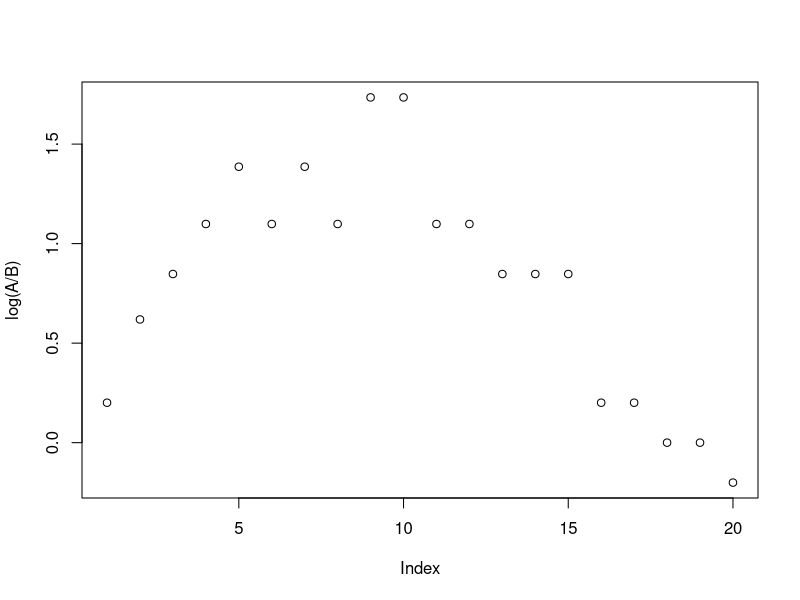

The R source for this figure: (Note: a time limit stopped this script after it produced the figure.)
## ---- chunk 1
knitr::opts_chunk$set(echo = TRUE, warning = FALSE, message = FALSE)

#Load packages
library(ggplot2)
library(tidyr)
library(reshape2)
library(cowplot)
library(data.table)

library(dplyr)
library(RColorBrewer)
library(lme4)

ggplot2::theme_set(theme_light())

glm_cb <- function(..., W, formula) {
  data <- list(...)
  
  if (is.null(W) || is.null(formula)) {
    stop("Weights (W) and formula must be provided")
  }
  
  glm_formula <- as.formula(formula)
  
  if (!all(names(data) %in% all.vars(glm_formula))) {
    stop("One or more variables in the formula are not provided as arguments")
  }
  
  #CHANGE THIS TO ADJUST TYPE OF REGRESSION
  glm_fit <- glm(glm_formula, data = as.data.frame(data), weights = W, family = binomial)
  
  #Output: Effect, Standard Error, Z-score 
  #(ignores p-value since it can be calculated from Z score; multiply by 1 if you would like to retain it)
  return(coefficients(glm_fit))
  
}

## ---- chunk 2

popsize <- 100
gs1 <- matrix(rep(1,20), ncol = 1)
gs2 <- matrix(rep(0,20), ncol = 1)

p1 <- 0.4
p2 <- 1.0

phenotypes <- matrix(c(0,0,0,0,p1,
                       0,0,0,0,p2,
                       0,0,0,0,0,
                       0,0,0,0,0), ncol = 1)

# samplelocus <- sample(1:20, 1)
# 
# newg1 <- matrix(c(gs1[1:samplelocus], gs2[(samplelocus+1):20]),nrow = 1)
# newg2 <- matrix(c(gs2[1:samplelocus], gs1[(samplelocus+1):20]),nrow = 1)
# 
# newg1 %*% phenotypes

#Set up saving data
savegenotypes_g1 <- t(data.frame(1:20))
savegenotypes_g2 <- t(data.frame(1:20))

savephenotypes_g1 <- vector()
savephenotypes_g2 <- vector()

for(i in 1:popsize){
  samplelocus <- sample(1:19, 1)
  newg1 <- matrix(c(gs1[1:samplelocus], gs2[(samplelocus+1):20]),nrow = 1)
  newg2 <- matrix(c(gs2[1:samplelocus], gs1[(samplelocus+1):20]),nrow = 1)
  
  if(i == 1){
    g1data <- newg1
    g2data <- newg2
  }else{
    g1data <- rbind(g1data, newg1)
    g2data <- rbind(g2data, newg2)

  }
  
  savephenotypes_g1[i] <- newg1 %*% phenotypes
  savephenotypes_g2[i] <- newg2 %*% phenotypes

}
## ---- chunk 3
rows <- sample(1:(2*popsize), size = 0.2*popsize, prob = c(savephenotypes_g1, savephenotypes_g2))

A <- colSums(rbind(g1data, g2data)[rows,])
B <- colSums(rbind(1-g1data, 1-g2data)[rows,])

plot(log(A/B))

replogs <- log(A/B)

## ---- chunk 4
#SETUP
popsize <- 1000

loci <- 200
x <- 30
y <- 80

gs1 <- matrix(rep(1,loci), ncol = 1)
gs2 <- matrix(rep(0,loci), ncol = 1)

p1 <- 0.4
p2 <- 1.0

phenotypes <- matrix(rep(0,loci), ncol = 1)
phenotypes[x] <- p1
phenotypes[y] <- p2
reps <- 100

#LOOP
for(k in 1:reps){
  #Set up saving data
  savegenotypes_g1 <- t(data.frame(1:loci))
  savegenotypes_g2 <- t(data.frame(1:loci))
  
  savephenotypes_g1 <- vector()
  savephenotypes_g2 <- vector()
  
  for(i in 1:popsize){
    samplelocus <- sample(1:(loci - 1), 1)
    newg1 <- matrix(c(gs1[1:samplelocus], gs2[(samplelocus+1):loci]),nrow = 1)
    newg2 <- matrix(c(gs2[1:samplelocus], gs1[(samplelocus+1):loci]),nrow = 1)
    
    if(i == 1){
      g1data <- newg1
      g2data <- newg2
    }else{
      g1data <- rbind(g1data, newg1)
      g2data <- rbind(g2data, newg2)
  
    }
    
    savephenotypes_g1[i] <- newg1 %*% phenotypes
    savephenotypes_g2[i] <- newg2 %*% phenotypes
  
  }
  
  rows <- sample(1:(2*popsize), size = 0.2*popsize, prob = c(savephenotypes_g1, savephenotypes_g2))
  
  A <- colSums(rbind(g1data, g2data)[rows,])
  B <- colSums(rbind(1-g1data, 1-g2data)[rows,])
  
  if(k == 1){
    replogs <- log(A/B)
  }else{
    replogs <- rbind(replogs, log(A/B))
  }
}

#Plot this to see if it worked
replogs %>% as.data.frame() %>% mutate(Rep = row_number()) %>% 
  pivot_longer(-Rep, names_to = c("V", "Position"), names_sep = "V", values_to = "logAlleles") %>%
  select(-V) %>% mutate_if(is.character, as.numeric) %>%
  ggplot(aes(x = Position, y = logAlleles, color = as.factor(Rep))) + geom_line() +
  geom_vline(xintercept = c(x,y), linetype = "dashed") +
  ggtitle(paste(reps, "Replicates, Population Size", popsize))
## ---- chunk 5
#SETUP
popsize <- 1000

loci <- 200
x <- 30
y <- 80

gs1 <- matrix(rep(1,loci), ncol = 1)
gs2 <- matrix(rep(0,loci), ncol = 1)

p1 <- 1.0
p2 <- 1.0

phenotypes <- matrix(rep(0,loci), ncol = 1)
phenotypes[x] <- p1
phenotypes[y] <- p2
reps <- 100

#LOOP
for(k in 1:reps){
  #Set up saving data
  savegenotypes_g1 <- t(data.frame(1:loci))
  savegenotypes_g2 <- t(data.frame(1:loci))
  
  savephenotypes_g1 <- vector()
  savephenotypes_g2 <- vector()
  
  for(i in 1:popsize){
    samplelocus <- sample(1:(loci - 1), 1)
    newg1 <- matrix(c(gs1[1:samplelocus], gs2[(samplelocus+1):loci]),nrow = 1)
    newg2 <- matrix(c(gs2[1:samplelocus], gs1[(samplelocus+1):loci]),nrow = 1)
    
    if(i == 1){
      g1data <- newg1
      g2data <- newg2
    }else{
      g1data <- rbind(g1data, newg1)
      g2data <- rbind(g2data, newg2)
  
    }
    
    savephenotypes_g1[i] <- newg1 %*% phenotypes
    savephenotypes_g2[i] <- newg2 %*% phenotypes
  
  }
  
  rows <- sample(1:(2*popsize), size = 0.2*popsize, prob = c(savephenotypes_g1, savephenotypes_g2))
  
  A <- colSums(rbind(g1data, g2data)[rows,])
  B <- colSums(rbind(1-g1data, 1-g2data)[rows,])
  
  if(k == 1){
    replogs <- log(A/B)
  }else{
    replogs <- rbind(replogs, log(A/B))
  }
}

#Plot this to see if it worked
replogs %>% as.data.frame() %>% mutate(Rep = row_number()) %>% 
  pivot_longer(-Rep, names_to = c("V", "Position"), names_sep = "V", values_to = "logAlleles") %>%
  select(-V) %>% mutate_if(is.character, as.numeric) %>%
  ggplot(aes(x = Position, y = logAlleles, color = as.factor(Rep))) + geom_line() +
  geom_vline(xintercept = c(x,y), linetype = "dashed") +
  ggtitle(paste(reps, "Replicates, Population Size", popsize))
## ---- chunk 6
#SETUP
popsize <- 1000

loci <- 200
x <- 30
y <- 180

gs1 <- matrix(rep(1,loci), ncol = 1)
gs2 <- matrix(rep(0,loci), ncol = 1)

p1 <- 0.4
p2 <- 1.0

phenotypes <- matrix(rep(0,loci), ncol = 1)
phenotypes[x] <- p1
phenotypes[y] <- p2
reps <- 100

#LOOP
for(k in 1:reps){
  #Set up saving data
  savegenotypes_g1 <- t(data.frame(1:loci))
  savegenotypes_g2 <- t(data.frame(1:loci))
  
  savephenotypes_g1 <- vector()
  savephenotypes_g2 <- vector()
  
  for(i in 1:popsize){
    samplelocus <- sample(1:(loci - 1), 1)
    newg1 <- matrix(c(gs1[1:samplelocus], gs2[(samplelocus+1):loci]),nrow = 1)
    newg2 <- matrix(c(gs2[1:samplelocus], gs1[(samplelocus+1):loci]),nrow = 1)
    
    if(i == 1){
      g1data <- newg1
      g2data <- newg2
    }else{
      g1data <- rbind(g1data, newg1)
      g2data <- rbind(g2data, newg2)
  
    }
    
    savephenotypes_g1[i] <- newg1 %*% phenotypes
    savephenotypes_g2[i] <- newg2 %*% phenotypes
  
  }
  
  rows <- sample(1:(2*popsize), size = 0.2*popsize, prob = c(savephenotypes_g1, savephenotypes_g2))
  
  A <- colSums(rbind(g1data, g2data)[rows,])
  B <- colSums(rbind(1-g1data, 1-g2data)[rows,])
  
  if(k == 1){
    replogs <- log(A/B)
  }else{
    replogs <- rbind(replogs, log(A/B))
  }
}

#Plot this to see if it worked
replogs %>% as.data.frame() %>% mutate(Rep = row_number()) %>% 
  pivot_longer(-Rep, names_to = c("V", "Position"), names_sep = "V", values_to = "logAlleles") %>%
  select(-V) %>% mutate_if(is.character, as.numeric) %>%
  ggplot(aes(x = Position, y = logAlleles, color = as.factor(Rep))) + geom_line() +
  geom_vline(xintercept = c(x,y), linetype = "dashed") +
  ggtitle(paste(reps, "Replicates, Population Size", popsize))
## ---- chunk 7
#SETUP
popsize <- 1000

loci <- 200
x <- 30
y <- 180

gs1 <- matrix(rep(1,loci), ncol = 1)
gs2 <- matrix(rep(0,loci), ncol = 1)

p1 <- 1.0
p2 <- 1.0

phenotypes <- matrix(rep(0,loci), ncol = 1)
phenotypes[x] <- p1
phenotypes[y] <- p2
reps <- 100

#LOOP
for(k in 1:reps){
  #Set up saving data
  savegenotypes_g1 <- t(data.frame(1:loci))
  savegenotypes_g2 <- t(data.frame(1:loci))
  
  savephenotypes_g1 <- vector()
  savephenotypes_g2 <- vector()
  
  for(i in 1:popsize){
    samplelocus <- sample(1:(loci - 1), 1)
    newg1 <- matrix(c(gs1[1:samplelocus], gs2[(samplelocus+1):loci]),nrow = 1)
    newg2 <- matrix(c(gs2[1:samplelocus], gs1[(samplelocus+1):loci]),nrow = 1)
    
    if(i == 1){
      g1data <- newg1
      g2data <- newg2
    }else{
      g1data <- rbind(g1data, newg1)
      g2data <- rbind(g2data, newg2)
  
    }
    
    savephenotypes_g1[i] <- newg1 %*% phenotypes
    savephenotypes_g2[i] <- newg2 %*% phenotypes
  
  }
  
  rows <- sample(1:(2*popsize), size = 0.2*popsize, prob = c(savephenotypes_g1, savephenotypes_g2))
  
  A <- colSums(rbind(g1data, g2data)[rows,])
  B <- colSums(rbind(1-g1data, 1-g2data)[rows,])
  
  if(k == 1){
    replogs <- log(A/B)
  }else{
    replogs <- rbind(replogs, log(A/B))
  }
}

#Plot this to see if it worked
replogs %>% as.data.frame() %>% mutate(Rep = row_number()) %>% 
  pivot_longer(-Rep, names_to = c("V", "Position"), names_sep = "V", values_to = "logAlleles") %>%
  select(-V) %>% mutate_if(is.character, as.numeric) %>%
  ggplot(aes(x = Position, y = logAlleles, color = as.factor(Rep))) + geom_line() +
  geom_vline(xintercept = c(x,y), linetype = "dashed") +
  ggtitle(paste(reps, "Replicates, Population Size", popsize))
## ---- chunk 8
#SETUP
popsize <- 1000

loci <- 200
x <- 30
y <- 80

gs1 <- matrix(rep(1,loci), ncol = 1)
gs2 <- matrix(rep(0,loci), ncol = 1)

p1 <- 0.4
p2 <- 1.0

phenotypes <- matrix(rep(0,loci), ncol = 1)
phenotypes[x] <- p1
phenotypes[y] <- p2
reps <- 100

#LOOP
for(k in 1:reps){
  #Set up saving data
  savegenotypes_g1 <- t(data.frame(1:loci))
  savegenotypes_g2 <- t(data.frame(1:loci))
  
  savephenotypes_g1 <- vector()
  savephenotypes_g2 <- vector()
  
  for(i in 1:popsize){
    samplelocus <- sample(1:(loci - 1), 2)
    newg1 <- matrix(c(gs1[1:min(samplelocus)], gs2[(min(samplelocus)+1):max(samplelocus)], gs1[(max(samplelocus)+1):loci]),nrow = 1)
    newg2 <- matrix(c(gs2[1:min(samplelocus)], gs1[(min(samplelocus)+1):max(samplelocus)], gs2[(max(samplelocus)+1):loci]),nrow = 1)
    
    if(i == 1){
      g1data <- newg1
      g2data <- newg2
    }else{
      g1data <- rbind(g1data, newg1)
      g2data <- rbind(g2data, newg2)
  
    }
    
    savephenotypes_g1[i] <- newg1 %*% phenotypes
    savephenotypes_g2[i] <- newg2 %*% phenotypes
  
  }
  
  rows <- sample(1:(2*popsize), size = 0.2*popsize, prob = c(savephenotypes_g1, savephenotypes_g2))
  
  A <- colSums(rbind(g1data, g2data)[rows,])
  B <- colSums(rbind(1-g1data, 1-g2data)[rows,])
  
  if(k == 1){
    replogs <- log(A/B)
  }else{
    replogs <- rbind(replogs, log(A/B))
  }
}

#Plot this to see if it worked
replogs %>% as.data.frame() %>% mutate(Rep = row_number()) %>% 
  pivot_longer(-Rep, names_to = c("V", "Position"), names_sep = "V", values_to = "logAlleles") %>%
  select(-V) %>% mutate_if(is.character, as.numeric) %>%
  ggplot(aes(x = Position, y = logAlleles, color = as.factor(Rep))) + geom_line() +
  geom_vline(xintercept = c(x,y), linetype = "dashed") +
  ggtitle(paste(reps, "Replicates, Population Size", popsize))
## ---- chunk 9
#SETUP
popsize <- 1000

loci <- 200
x <- 30
y <- 32

gs1 <- matrix(rep(1,loci), ncol = 1)
gs2 <- matrix(rep(0,loci), ncol = 1)

p1 <- 0.4
p2 <- 1.0

phenotypes <- matrix(rep(0,loci), ncol = 1)
phenotypes[x] <- p1
phenotypes[y] <- p2
reps <- 100

#LOOP
for(k in 1:reps){
  #Set up saving data
  savegenotypes_g1 <- t(data.frame(1:loci))
  savegenotypes_g2 <- t(data.frame(1:loci))
  
  savephenotypes_g1 <- vector()
  savephenotypes_g2 <- vector()
  
  for(i in 1:popsize){
    samplelocus <- sample(1:(loci - 1), 2)
    newg1 <- matrix(c(gs1[1:min(samplelocus)], gs2[(min(samplelocus)+1):max(samplelocus)], gs1[(max(samplelocus)+1):loci]),nrow = 1)
    newg2 <- matrix(c(gs2[1:min(samplelocus)], gs1[(min(samplelocus)+1):max(samplelocus)], gs2[(max(samplelocus)+1):loci]),nrow = 1)
    
    if(i == 1){
      g1data <- newg1
      g2data <- newg2
    }else{
      g1data <- rbind(g1data, newg1)
      g2data <- rbind(g2data, newg2)
  
    }
    
    savephenotypes_g1[i] <- newg1 %*% phenotypes
    savephenotypes_g2[i] <- newg2 %*% phenotypes
  
  }
  
  rows <- sample(1:(2*popsize), size = 0.2*popsize, prob = c(savephenotypes_g1, savephenotypes_g2))
  
  A <- colSums(rbind(g1data, g2data)[rows,])
  B <- colSums(rbind(1-g1data, 1-g2data)[rows,])
  
  if(k == 1){
    replogs <- log(A/B)
  }else{
    replogs <- rbind(replogs, log(A/B))
  }
}

#Plot this to see if it worked
replogs %>% as.data.frame() %>% mutate(Rep = row_number()) %>% 
  pivot_longer(-Rep, names_to = c("V", "Position"), names_sep = "V", values_to = "logAlleles") %>%
  select(-V) %>% mutate_if(is.character, as.numeric) %>%
  ggplot(aes(x = Position, y = logAlleles, color = as.factor(Rep))) + geom_line() +
  geom_vline(xintercept = c(x,y), linetype = "dashed") +
  ggtitle(paste(reps, "Replicates, Population Size", popsize))
## ---- chunk 10
#SETUP
popsize <- 1000

loci <- 200
x <- 30
y <- 80

gs1 <- matrix(rep(1,loci), ncol = 1)
gs2 <- matrix(rep(0,loci), ncol = 1)

p1 <- 4.0
p2 <- 2.0

phenotypes <- matrix(rep(0,loci), ncol = 1)
phenotypes[x] <- p1
phenotypes[y] <- p2
reps <- 100

#LOOP
for(k in 1:reps){
  #Set up saving data
  savegenotypes_g1 <- t(data.frame(1:loci))
  savegenotypes_g2 <- t(data.frame(1:loci))
  
  savephenotypes_g1 <- vector()
  savephenotypes_g2 <- vector()
  
  for(i in 1:popsize){
    samplelocus <- sample(1:(loci - 1), 2)
    newg1 <- matrix(c(gs1[1:min(samplelocus)], gs2[(min(samplelocus)+1):max(samplelocus)], gs1[(max(samplelocus)+1):loci]),nrow = 1)
    newg2 <- matrix(c(gs2[1:min(samplelocus)], gs1[(min(samplelocus)+1):max(samplelocus)], gs2[(max(samplelocus)+1):loci]),nrow = 1)
    
    if(i == 1){
      g1data <- newg1
      g2data <- newg2
    }else{
      g1data <- rbind(g1data, newg1)
      g2data <- rbind(g2data, newg2)
  
    }
    
    savephenotypes_g1[i] <- newg1 %*% phenotypes
    savephenotypes_g2[i] <- newg2 %*% phenotypes
  
  }
  
  rows <- sample(1:(2*popsize), size = 0.2*popsize, prob = c(savephenotypes_g1, savephenotypes_g2))
  
  A <- colSums(rbind(g1data, g2data)[rows,])
  B <- colSums(rbind(1-g1data, 1-g2data)[rows,])
  
  if(k == 1){
    replogs <- log(A/B)
  }else{
    replogs <- rbind(replogs, log(A/B))
  }
}

#Plot this to see if it worked
replogs %>% as.data.frame() %>% mutate(Rep = row_number()) %>% 
  pivot_longer(-Rep, names_to = c("V", "Position"), names_sep = "V", values_to = "logAlleles") %>%
  select(-V) %>% mutate_if(is.character, as.numeric) %>%
  ggplot(aes(x = Position, y = logAlleles, color = as.factor(Rep))) + geom_line() +
  geom_vline(xintercept = c(x,y), linetype = "dashed") +
  ggtitle(paste(reps, "Replicates, Population Size", popsize))
## ---- chunk 11
#SETUP
popsize <- 1000

loci <- 200
x <- 30
y <- 80

gs1 <- matrix(rep(1,loci), ncol = 1)
gs2 <- matrix(rep(0,loci), ncol = 1)

p1 <- 0
p2 <- 100.0

phenotypes <- matrix(rep(0,loci), ncol = 1)
phenotypes[x] <- p1
phenotypes[y] <- p2
reps <- 100

#LOOP
for(k in 1:reps){
  #Set up saving data
  savegenotypes_g1 <- t(data.frame(1:loci))
  savegenotypes_g2 <- t(data.frame(1:loci))
  
  savephenotypes_g1 <- vector()
  savephenotypes_g2 <- vector()
  
  for(i in 1:popsize){
    samplelocus <- sample(1:(loci - 1), 2)
    newg1 <- matrix(c(gs1[1:min(samplelocus)], gs2[(min(samplelocus)+1):max(samplelocus)], gs1[(max(samplelocus)+1):loci]),nrow = 1)
    newg2 <- matrix(c(gs2[1:min(samplelocus)], gs1[(min(samplelocus)+1):max(samplelocus)], gs2[(max(samplelocus)+1):loci]),nrow = 1)
    
    if(i == 1){
      g1data <- newg1
      g2data <- newg2
    }else{
      g1data <- rbind(g1data, newg1)
      g2data <- rbind(g2data, newg2)
  
    }
    
    savephenotypes_g1[i] <- newg1 %*% phenotypes
    savephenotypes_g2[i] <- newg2 %*% phenotypes
  
  }
  
  rows <- sample(1:(2*popsize), size = 0.2*popsize, prob = c(savephenotypes_g1, savephenotypes_g2))
  
  A <- colSums(rbind(g1data, g2data)[rows,])
  B <- colSums(rbind(1-g1data, 1-g2data)[rows,])
  
  if(k == 1){
    replogs <- log(A/B)
  }else{
    replogs <- rbind(replogs, log(A/B))
  }
}

#Plot this to see if it worked
replogs %>% as.data.frame() %>% mutate(Rep = row_number()) %>% 
  pivot_longer(-Rep, names_to = c("V", "Position"), names_sep = "V", values_to = "logAlleles") %>%
  select(-V) %>% mutate_if(is.character, as.numeric) %>%
  ggplot(aes(x = Position, y = logAlleles, color = as.factor(Rep))) + geom_line() +
  geom_vline(xintercept = c(x,y), linetype = "dashed") +
  ggtitle(paste(reps, "Replicates, Population Size", popsize))
## ---- chunk 12
#SETUP
popsize <- 1000

loci <- 200
x <- 30
y <- 80

gs1 <- matrix(rep(1,loci), ncol = 1)
gs2 <- matrix(rep(0,loci), ncol = 1)

p1 <- 10.0
p2 <- 100.0

phenotypes <- matrix(rep(0,loci), ncol = 1)
phenotypes[x] <- p1
phenotypes[y] <- p2
reps <- 100

#LOOP
for(k in 1:reps){
  #Set up saving data
  savegenotypes_g1 <- t(data.frame(1:loci))
  savegenotypes_g2 <- t(data.frame(1:loci))
  
  savephenotypes_g1 <- vector()
  savephenotypes_g2 <- vector()
  
  for(i in 1:popsize){
    samplelocus <- sample(1:(loci - 1), 2)
    newg1 <- matrix(c(gs1[1:min(samplelocus)], gs2[(min(samplelocus)+1):max(samplelocus)], gs1[(max(samplelocus)+1):loci]),nrow = 1)
    newg2 <- matrix(c(gs2[1:min(samplelocus)], gs1[(min(samplelocus)+1):max(samplelocus)], gs2[(max(samplelocus)+1):loci]),nrow = 1)
    
    if(i == 1){
      g1data <- newg1
      g2data <- newg2
    }else{
      g1data <- rbind(g1data, newg1)
      g2data <- rbind(g2data, newg2)
  
    }
    
    savephenotypes_g1[i] <- newg1 %*% phenotypes
    savephenotypes_g2[i] <- newg2 %*% phenotypes
  
  }
  
  rows <- sample(1:(2*popsize), size = 0.2*popsize, prob = c(savephenotypes_g1, savephenotypes_g2))
  
  A <- colSums(rbind(g1data, g2data)[rows,])
  B <- colSums(rbind(1-g1data, 1-g2data)[rows,])
  
  if(k == 1){
    replogs <- log(A/B)
  }else{
    replogs <- rbind(replogs, log(A/B))
  }
}

#Plot this to see if it worked
replogs %>% as.data.frame() %>% mutate(Rep = row_number()) %>% 
  pivot_longer(-Rep, names_to = c("V", "Position"), names_sep = "V", values_to = "logAlleles") %>%
  select(-V) %>% mutate_if(is.character, as.numeric) %>%
  ggplot(aes(x = Position, y = logAlleles, color = as.factor(Rep))) + geom_line() +
  geom_vline(xintercept = c(x,y), linetype = "dashed") +
  ggtitle(paste(reps, "Replicates, Population Size", popsize))
## ---- chunk 13
#SETUP
popsize <- 1000

loci <- 200
x <- 30
y <- 80

gs1 <- matrix(rep(1,loci), ncol = 1)
gs2 <- matrix(rep(0,loci), ncol = 1)

p1 <- 50.0
p2 <- 100.0

phenotypes <- matrix(rep(0,loci), ncol = 1)
phenotypes[x] <- p1
phenotypes[y] <- p2
reps <- 100

#LOOP
for(k in 1:reps){
  #Set up saving data
  savegenotypes_g1 <- t(data.frame(1:loci))
  savegenotypes_g2 <- t(data.frame(1:loci))
  
  savephenotypes_g1 <- vector()
  savephenotypes_g2 <- vector()
  
  for(i in 1:popsize){
    samplelocus <- sample(1:(loci - 1), 2)
    newg1 <- matrix(c(gs1[1:min(samplelocus)], gs2[(min(samplelocus)+1):max(samplelocus)], gs1[(max(samplelocus)+1):loci]),nrow = 1)
    newg2 <- matrix(c(gs2[1:min(samplelocus)], gs1[(min(samplelocus)+1):max(samplelocus)], gs2[(max(samplelocus)+1):loci]),nrow = 1)
    
    if(i == 1){
      g1data <- newg1
      g2data <- newg2
    }else{
      g1data <- rbind(g1data, newg1)
      g2data <- rbind(g2data, newg2)
  
    }
    
    savephenotypes_g1[i] <- newg1 %*% phenotypes
    savephenotypes_g2[i] <- newg2 %*% phenotypes
  
  }
  
  rows <- sample(1:(2*popsize), size = 0.2*popsize, prob = c(savephenotypes_g1, savephenotypes_g2))
  
  A <- colSums(rbind(g1data, g2data)[rows,])
  B <- colSums(rbind(1-g1data, 1-g2data)[rows,])
  
  if(k == 1){
    replogs <- log(A/B)
  }else{
    replogs <- rbind(replogs, log(A/B))
  }
}

#Plot this to see if it worked
replogs %>% as.data.frame() %>% mutate(Rep = row_number()) %>% 
  pivot_longer(-Rep, names_to = c("V", "Position"), names_sep = "V", values_to = "logAlleles") %>%
  select(-V) %>% mutate_if(is.character, as.numeric) %>%
  ggplot(aes(x = Position, y = logAlleles, color = as.factor(Rep))) + geom_line() +
  geom_vline(xintercept = c(x,y), linetype = "dashed") +
  ggtitle(paste(reps, "Replicates, Population Size", popsize))
## ---- chunk 14
#SETUP/PARAMS ##################################################################
popsize <- 1000

loci <- 200
x <- 20
y <- 50

gs1 <- matrix(rep(1,loci), ncol = 1)
gs2 <- matrix(rep(0,loci), ncol = 1)

p1 <- 50.0
p2 <- 100.0

phenotypes <- matrix(rep(0,loci), ncol = 1)
phenotypes[x] <- p1
phenotypes[y] <- p2

reps <- 100 #lower for testing


################################################################################

#LOOP
for(k in 1:reps){
  #Set up saving data
  savegenotypes_g1 <- t(data.frame(1:loci))
  savegenotypes_g2 <- t(data.frame(1:loci))
  
  savephenotypes_g1 <- vector()
  savephenotypes_g2 <- vector()
  
  #Maybe replicate this for loop?
  for(i in 1:popsize){
    samplelocus <- sample(1:(loci - 1), 2)
    newg1 <- matrix(c(gs1[1:min(samplelocus)], gs2[(min(samplelocus)+1):max(samplelocus)], gs1[(max(samplelocus)+1):loci]),nrow = 1)
    newg2 <- matrix(c(gs2[1:min(samplelocus)], gs1[(min(samplelocus)+1):max(samplelocus)], gs2[(max(samplelocus)+1):loci]),nrow = 1)
    
    #Second Intercross
    samplelocus <- sample(1:(loci - 1), 2)
    newg1a <- matrix(c(newg1[1:min(samplelocus)], newg2[(min(samplelocus)+1):max(samplelocus)], newg1[(max(samplelocus)+1):loci]),nrow = 1)
    newg2a <- matrix(c(newg2[1:min(samplelocus)], newg1[(min(samplelocus)+1):max(samplelocus)], newg2[(max(samplelocus)+1):loci]),nrow = 1)
    
    #SAVE
    if(i == 1){
      g1data <- newg1a
      g2data <- newg2a
    }else{
      g1data <- rbind(g1data, newg1a)
      g2data <- rbind(g2data, newg2a)
  
    }
    
    savephenotypes_g1[i] <- newg1a %*% phenotypes
    savephenotypes_g2[i] <- newg2a %*% phenotypes
  
  }
  
  rows <- sample(1:(2*popsize), size = 0.2*popsize, prob = c(savephenotypes_g1, savephenotypes_g2))
  
  A <- colSums(rbind(g1data, g2data)[rows,])
  B <- colSums(rbind(1-g1data, 1-g2data)[rows,])
  
  if(k == 1){
    replogs <- log(A/B)
  }else{
    replogs <- rbind(replogs, log(A/B))
  }
}

#Plot this to see if it worked
replogs %>% as.data.frame() %>% mutate(Rep = row_number()) %>% 
  pivot_longer(-Rep, names_to = c("V", "Position"), names_sep = "V", values_to = "logAlleles") %>%
  select(-V) %>% mutate_if(is.character, as.numeric) %>%
  ggplot(aes(x = Position, y = logAlleles, color = as.factor(Rep))) + geom_line() +
  geom_vline(xintercept = c(x,y), linetype = "dashed") +
  ggtitle(paste("AIG 2", reps, "Replicates, Population Size", popsize))
## ---- chunk 15
#SETUP/PARAMS ##################################################################
popsize <- 1000

loci <- 200
x <- 20
y <- 50

gs1 <- matrix(rep(1,loci), ncol = 1)
gs2 <- matrix(rep(0,loci), ncol = 1)

p1 <- 50.0
p2 <- 100.0

phenotypes <- matrix(rep(0,loci), ncol = 1)
phenotypes[x] <- p1
phenotypes[y] <- p2

reps <- 100 #lower for testing


################################################################################

#LOOP
for(k in 1:reps){
  #Set up saving data
  savegenotypes_g1 <- t(data.frame(1:loci))
  savegenotypes_g2 <- t(data.frame(1:loci))
  
  savephenotypes_g1 <- vector()
  savephenotypes_g2 <- vector()
  
  #Maybe replicate this for loop?
  for(i in 1:popsize){
    samplelocus <- sample(1:(loci - 1), 2)
    newg1 <- matrix(c(gs1[1:min(samplelocus)], gs2[(min(samplelocus)+1):max(samplelocus)], gs1[(max(samplelocus)+1):loci]),nrow = 1)
    newg2 <- matrix(c(gs2[1:min(samplelocus)], gs1[(min(samplelocus)+1):max(samplelocus)], gs2[(max(samplelocus)+1):loci]),nrow = 1)
    
    #Second Intercross
    samplelocus <- sample(1:(loci - 1), 2)
    newg1a <- matrix(c(newg1[1:min(samplelocus)], newg2[(min(samplelocus)+1):max(samplelocus)], newg1[(max(samplelocus)+1):loci]),nrow = 1)
    newg2a <- matrix(c(newg2[1:min(samplelocus)], newg1[(min(samplelocus)+1):max(samplelocus)], newg2[(max(samplelocus)+1):loci]),nrow = 1)
    
    #3 Intercross
    samplelocus <- sample(1:(loci - 1), 2)
    newg1ab <- matrix(c(newg1a[1:min(samplelocus)], newg2a[(min(samplelocus)+1):max(samplelocus)], newg1a[(max(samplelocus)+1):loci]),nrow = 1)
    newg2ab <- matrix(c(newg2a[1:min(samplelocus)], newg1a[(min(samplelocus)+1):max(samplelocus)], newg2a[(max(samplelocus)+1):loci]),nrow = 1)
    
    #4 Intercross
    samplelocus <- sample(1:(loci - 1), 2)
    newg1abc <- matrix(c(newg1ab[1:min(samplelocus)], newg2ab[(min(samplelocus)+1):max(samplelocus)], newg1ab[(max(samplelocus)+1):loci]),nrow = 1)
    newg2abc <- matrix(c(newg2ab[1:min(samplelocus)], newg1ab[(min(samplelocus)+1):max(samplelocus)], newg2ab[(max(samplelocus)+1):loci]),nrow = 1)
    
    #5 Intercross
    samplelocus <- sample(1:(loci - 1), 2)
    newg1abcd <- matrix(c(newg1abc[1:min(samplelocus)], newg2abc[(min(samplelocus)+1):max(samplelocus)], newg1abc[(max(samplelocus)+1):loci]),nrow = 1)
    newg2abcd <- matrix(c(newg2abc[1:min(samplelocus)], newg1abc[(min(samplelocus)+1):max(samplelocus)], newg2abc[(max(samplelocus)+1):loci]),nrow = 1)
    
    #6
    samplelocus <- sample(1:(loci - 1), 2)
    newg1 <- matrix(c(newg1abcd[1:min(samplelocus)], newg2abcd[(min(samplelocus)+1):max(samplelocus)], newg1abcd[(max(samplelocus)+1):loci]),nrow = 1)
    newg2 <- matrix(c(newg2abcd[1:min(samplelocus)], newg1abcd[(min(samplelocus)+1):max(samplelocus)], newg2abcd[(max(samplelocus)+1):loci]),nrow = 1)
    
    #7 Intercross
    samplelocus <- sample(1:(loci - 1), 2)
    newg1a <- matrix(c(newg1[1:min(samplelocus)], newg2[(min(samplelocus)+1):max(samplelocus)], newg1[(max(samplelocus)+1):loci]),nrow = 1)
    newg2a <- matrix(c(newg2[1:min(samplelocus)], newg1[(min(samplelocus)+1):max(samplelocus)], newg2[(max(samplelocus)+1):loci]),nrow = 1)
    
    #8 Intercross
    samplelocus <- sample(1:(loci - 1), 2)
    newg1ab <- matrix(c(newg1a[1:min(samplelocus)], newg2a[(min(samplelocus)+1):max(samplelocus)], newg1a[(max(samplelocus)+1):loci]),nrow = 1)
    newg2ab <- matrix(c(newg2a[1:min(samplelocus)], newg1a[(min(samplelocus)+1):max(samplelocus)], newg2a[(max(samplelocus)+1):loci]),nrow = 1)
    
    #9 Intercross
    samplelocus <- sample(1:(loci - 1), 2)
    newg1abc <- matrix(c(newg1ab[1:min(samplelocus)], newg2ab[(min(samplelocus)+1):max(samplelocus)], newg1ab[(max(samplelocus)+1):loci]),nrow = 1)
    newg2abc <- matrix(c(newg2ab[1:min(samplelocus)], newg1ab[(min(samplelocus)+1):max(samplelocus)], newg2ab[(max(samplelocus)+1):loci]),nrow = 1)
    
    #10 Intercross
    samplelocus <- sample(1:(loci - 1), 2)
    newg1abcd <- matrix(c(newg1abc[1:min(samplelocus)], newg2abc[(min(samplelocus)+1):max(samplelocus)], newg1abc[(max(samplelocus)+1):loci]),nrow = 1)
    newg2abcd <- matrix(c(newg2abc[1:min(samplelocus)], newg1abc[(min(samplelocus)+1):max(samplelocus)], newg2abc[(max(samplelocus)+1):loci]),nrow = 1)
    
    
    #SAVE
    if(i == 1){
      g1data <- newg1abcd
      g2data <- newg2abcd
    }else{
      g1data <- rbind(g1data, newg1abcd)
      g2data <- rbind(g2data, newg2abcd)
  
    }
    
    savephenotypes_g1[i] <- newg1abcd %*% phenotypes
    savephenotypes_g2[i] <- newg2abcd %*% phenotypes
  
  }
  
  rows <- sample(1:(2*popsize), size = 0.2*popsize, prob = c(savephenotypes_g1, savephenotypes_g2))
  
  A <- colSums(rbind(g1data, g2data)[rows,])
  B <- colSums(rbind(1-g1data, 1-g2data)[rows,])
  
  if(k == 1){
    replogs <- log(A/B)
  }else{
    replogs <- rbind(replogs, log(A/B))
  }
}

#Plot this to see if it worked
replogs %>% as.data.frame() %>% mutate(Rep = row_number()) %>% 
  pivot_longer(-Rep, names_to = c("V", "Position"), names_sep = "V", values_to = "logAlleles") %>%
  select(-V) %>% mutate_if(is.character, as.numeric) %>%
  ggplot(aes(x = Position, y = logAlleles, color = as.factor(Rep))) + geom_line() +
  geom_vline(xintercept = c(x,y), linetype = "dashed") +
  ggtitle(paste("AIG 10", reps, "Replicates, Population Size", popsize))
## ---- chunk 16
#SETUP/PARAMS ##################################################################
popsize <- 1000

loci <- 200
x <- 20
y <- 50

gs1 <- matrix(rep(1,loci), ncol = 1)
gs2 <- matrix(rep(0,loci), ncol = 1)

p1 <- 50.0
p2 <- 100.0

phenotypes <- matrix(rep(0,loci), ncol = 1)
phenotypes[x] <- p1
phenotypes[y] <- p2

reps <- 100 #lower for testing


################################################################################

#LOOP
for(k in 1:reps){
  #Set up saving data
  savegenotypes_g1 <- t(data.frame(1:loci))
  savegenotypes_g2 <- t(data.frame(1:loci))
  
  savephenotypes_g1 <- vector()
  savephenotypes_g2 <- vector()
  
  #Maybe replicate this for loop?
  for(i in 1:popsize){
    samplelocus <- sample(1:(loci - 1), 2)
    newg1 <- matrix(c(gs1[1:min(samplelocus)], gs2[(min(samplelocus)+1):max(samplelocus)], gs1[(max(samplelocus)+1):loci]),nrow = 1)
    newg2 <- matrix(c(gs2[1:min(samplelocus)], gs1[(min(samplelocus)+1):max(samplelocus)], gs2[(max(samplelocus)+1):loci]),nrow = 1)
    
    #Second Intercross
    samplelocus <- sample(1:(loci - 1), 2)
    newg1a <- matrix(c(newg1[1:min(samplelocus)], newg2[(min(samplelocus)+1):max(samplelocus)], newg1[(max(samplelocus)+1):loci]),nrow = 1)
    newg2a <- matrix(c(newg2[1:min(samplelocus)], newg1[(min(samplelocus)+1):max(samplelocus)], newg2[(max(samplelocus)+1):loci]),nrow = 1)
    
    #3 Intercross
    samplelocus <- sample(1:(loci - 1), 2)
    newg1ab <- matrix(c(newg1a[1:min(samplelocus)], newg2a[(min(samplelocus)+1):max(samplelocus)], newg1a[(max(samplelocus)+1):loci]),nrow = 1)
    newg2ab <- matrix(c(newg2a[1:min(samplelocus)], newg1a[(min(samplelocus)+1):max(samplelocus)], newg2a[(max(samplelocus)+1):loci]),nrow = 1)
    
    #4 Intercross
    samplelocus <- sample(1:(loci - 1), 2)
    newg1abc <- matrix(c(newg1ab[1:min(samplelocus)], newg2ab[(min(samplelocus)+1):max(samplelocus)], newg1ab[(max(samplelocus)+1):loci]),nrow = 1)
    newg2abc <- matrix(c(newg2ab[1:min(samplelocus)], newg1ab[(min(samplelocus)+1):max(samplelocus)], newg2ab[(max(samplelocus)+1):loci]),nrow = 1)
    
    #5 Intercross
    samplelocus <- sample(1:(loci - 1), 2)
    newg1abcd <- matrix(c(newg1abc[1:min(samplelocus)], newg2abc[(min(samplelocus)+1):max(samplelocus)], newg1abc[(max(samplelocus)+1):loci]),nrow = 1)
    newg2abcd <- matrix(c(newg2abc[1:min(samplelocus)], newg1abc[(min(samplelocus)+1):max(samplelocus)], newg2abc[(max(samplelocus)+1):loci]),nrow = 1)
    
    #6
    samplelocus <- sample(1:(loci - 1), 2)
    newg1 <- matrix(c(newg1abcd[1:min(samplelocus)], newg2abcd[(min(samplelocus)+1):max(samplelocus)], newg1abcd[(max(samplelocus)+1):loci]),nrow = 1)
    newg2 <- matrix(c(newg2abcd[1:min(samplelocus)], newg1abcd[(min(samplelocus)+1):max(samplelocus)], newg2abcd[(max(samplelocus)+1):loci]),nrow = 1)
    
    #7 Intercross
    samplelocus <- sample(1:(loci - 1), 2)
    newg1a <- matrix(c(newg1[1:min(samplelocus)], newg2[(min(samplelocus)+1):max(samplelocus)], newg1[(max(samplelocus)+1):loci]),nrow = 1)
    newg2a <- matrix(c(newg2[1:min(samplelocus)], newg1[(min(samplelocus)+1):max(samplelocus)], newg2[(max(samplelocus)+1):loci]),nrow = 1)
    
    #8 Intercross
    samplelocus <- sample(1:(loci - 1), 2)
    newg1ab <- matrix(c(newg1a[1:min(samplelocus)], newg2a[(min(samplelocus)+1):max(samplelocus)], newg1a[(max(samplelocus)+1):loci]),nrow = 1)
    newg2ab <- matrix(c(newg2a[1:min(samplelocus)], newg1a[(min(samplelocus)+1):max(samplelocus)], newg2a[(max(samplelocus)+1):loci]),nrow = 1)
    
    #9 Intercross
    samplelocus <- sample(1:(loci - 1), 2)
    newg1abc <- matrix(c(newg1ab[1:min(samplelocus)], newg2ab[(min(samplelocus)+1):max(samplelocus)], newg1ab[(max(samplelocus)+1):loci]),nrow = 1)
    newg2abc <- matrix(c(newg2ab[1:min(samplelocus)], newg1ab[(min(samplelocus)+1):max(samplelocus)], newg2ab[(max(samplelocus)+1):loci]),nrow = 1)
    
    #10 Intercross
    samplelocus <- sample(1:(loci - 1), 2)
    newg1abcd <- matrix(c(newg1abc[1:min(samplelocus)], newg2abc[(min(samplelocus)+1):max(samplelocus)], newg1abc[(max(samplelocus)+1):loci]),nrow = 1)
    newg2abcd <- matrix(c(newg2abc[1:min(samplelocus)], newg1abc[(min(samplelocus)+1):max(samplelocus)], newg2abc[(max(samplelocus)+1):loci]),nrow = 1)
    
    #6
    samplelocus <- sample(1:(loci - 1), 2)
    newg1 <- matrix(c(newg1abcd[1:min(samplelocus)], newg2abcd[(min(samplelocus)+1):max(samplelocus)], newg1abcd[(max(samplelocus)+1):loci]),nrow = 1)
    newg2 <- matrix(c(newg2abcd[1:min(samplelocus)], newg1abcd[(min(samplelocus)+1):max(samplelocus)], newg2abcd[(max(samplelocus)+1):loci]),nrow = 1)
    
    #7 Intercross
    samplelocus <- sample(1:(loci - 1), 2)
    newg1a <- matrix(c(newg1[1:min(samplelocus)], newg2[(min(samplelocus)+1):max(samplelocus)], newg1[(max(samplelocus)+1):loci]),nrow = 1)
    newg2a <- matrix(c(newg2[1:min(samplelocus)], newg1[(min(samplelocus)+1):max(samplelocus)], newg2[(max(samplelocus)+1):loci]),nrow = 1)
    
    #8 Intercross
    samplelocus <- sample(1:(loci - 1), 2)
    newg1ab <- matrix(c(newg1a[1:min(samplelocus)], newg2a[(min(samplelocus)+1):max(samplelocus)], newg1a[(max(samplelocus)+1):loci]),nrow = 1)
    newg2ab <- matrix(c(newg2a[1:min(samplelocus)], newg1a[(min(samplelocus)+1):max(samplelocus)], newg2a[(max(samplelocus)+1):loci]),nrow = 1)
    
    #9 Intercross
    samplelocus <- sample(1:(loci - 1), 2)
    newg1abc <- matrix(c(newg1ab[1:min(samplelocus)], newg2ab[(min(samplelocus)+1):max(samplelocus)], newg1ab[(max(samplelocus)+1):loci]),nrow = 1)
    newg2abc <- matrix(c(newg2ab[1:min(samplelocus)], newg1ab[(min(samplelocus)+1):max(samplelocus)], newg2ab[(max(samplelocus)+1):loci]),nrow = 1)
    
    #10 Intercross
    samplelocus <- sample(1:(loci - 1), 2)
    newg1abcd <- matrix(c(newg1abc[1:min(samplelocus)], newg2abc[(min(samplelocus)+1):max(samplelocus)], newg1abc[(max(samplelocus)+1):loci]),nrow = 1)
    newg2abcd <- matrix(c(newg2abc[1:min(samplelocus)], newg1abc[(min(samplelocus)+1):max(samplelocus)], newg2abc[(max(samplelocus)+1):loci]),nrow = 1)
    
    #6
    samplelocus <- sample(1:(loci - 1), 2)
    newg1 <- matrix(c(newg1abcd[1:min(samplelocus)], newg2abcd[(min(samplelocus)+1):max(samplelocus)], newg1abcd[(max(samplelocus)+1):loci]),nrow = 1)
    newg2 <- matrix(c(newg2abcd[1:min(samplelocus)], newg1abcd[(min(samplelocus)+1):max(samplelocus)], newg2abcd[(max(samplelocus)+1):loci]),nrow = 1)
    
    #7 Intercross
    samplelocus <- sample(1:(loci - 1), 2)
    newg1a <- matrix(c(newg1[1:min(samplelocus)], newg2[(min(samplelocus)+1):max(samplelocus)], newg1[(max(samplelocus)+1):loci]),nrow = 1)
    newg2a <- matrix(c(newg2[1:min(samplelocus)], newg1[(min(samplelocus)+1):max(samplelocus)], newg2[(max(samplelocus)+1):loci]),nrow = 1)
    
    #8 Intercross
    samplelocus <- sample(1:(loci - 1), 2)
    newg1ab <- matrix(c(newg1a[1:min(samplelocus)], newg2a[(min(samplelocus)+1):max(samplelocus)], newg1a[(max(samplelocus)+1):loci]),nrow = 1)
    newg2ab <- matrix(c(newg2a[1:min(samplelocus)], newg1a[(min(samplelocus)+1):max(samplelocus)], newg2a[(max(samplelocus)+1):loci]),nrow = 1)
    
    #9 Intercross
    samplelocus <- sample(1:(loci - 1), 2)
    newg1abc <- matrix(c(newg1ab[1:min(samplelocus)], newg2ab[(min(samplelocus)+1):max(samplelocus)], newg1ab[(max(samplelocus)+1):loci]),nrow = 1)
    newg2abc <- matrix(c(newg2ab[1:min(samplelocus)], newg1ab[(min(samplelocus)+1):max(samplelocus)], newg2ab[(max(samplelocus)+1):loci]),nrow = 1)
    
    #10 Intercross
    samplelocus <- sample(1:(loci - 1), 2)
    newg1abcd <- matrix(c(newg1abc[1:min(samplelocus)], newg2abc[(min(samplelocus)+1):max(samplelocus)], newg1abc[(max(samplelocus)+1):loci]),nrow = 1)
    newg2abcd <- matrix(c(newg2abc[1:min(samplelocus)], newg1abc[(min(samplelocus)+1):max(samplelocus)], newg2abc[(max(samplelocus)+1):loci]),nrow = 1)
    
    
    #SAVE
    if(i == 1){
      g1data <- newg1abcd
      g2data <- newg2abcd
    }else{
      g1data <- rbind(g1data, newg1abcd)
      g2data <- rbind(g2data, newg2abcd)
  
    }
    
    savephenotypes_g1[i] <- newg1abcd %*% phenotypes
    savephenotypes_g2[i] <- newg2abcd %*% phenotypes
  
  }
  
  rows <- sample(1:(2*popsize), size = 0.2*popsize, prob = c(savephenotypes_g1, savephenotypes_g2))
  
  A <- colSums(rbind(g1data, g2data)[rows,])
  B <- colSums(rbind(1-g1data, 1-g2data)[rows,])
  
  if(k == 1){
    replogs <- log(A/B)
  }else{
    replogs <- rbind(replogs, log(A/B))
  }
}

#Plot this to see if it worked
replogs %>% as.data.frame() %>% mutate(Rep = row_number()) %>% 
  pivot_longer(-Rep, names_to = c("V", "Position"), names_sep = "V", values_to = "logAlleles") %>%
  select(-V) %>% mutate_if(is.character, as.numeric) %>%
  ggplot(aes(x = Position, y = logAlleles, color = as.factor(Rep))) + geom_line() +
  geom_vline(xintercept = c(x,y), linetype = "dashed") +
  ggtitle(paste("AIG 20", reps, "Replicates, Population Size", popsize))
